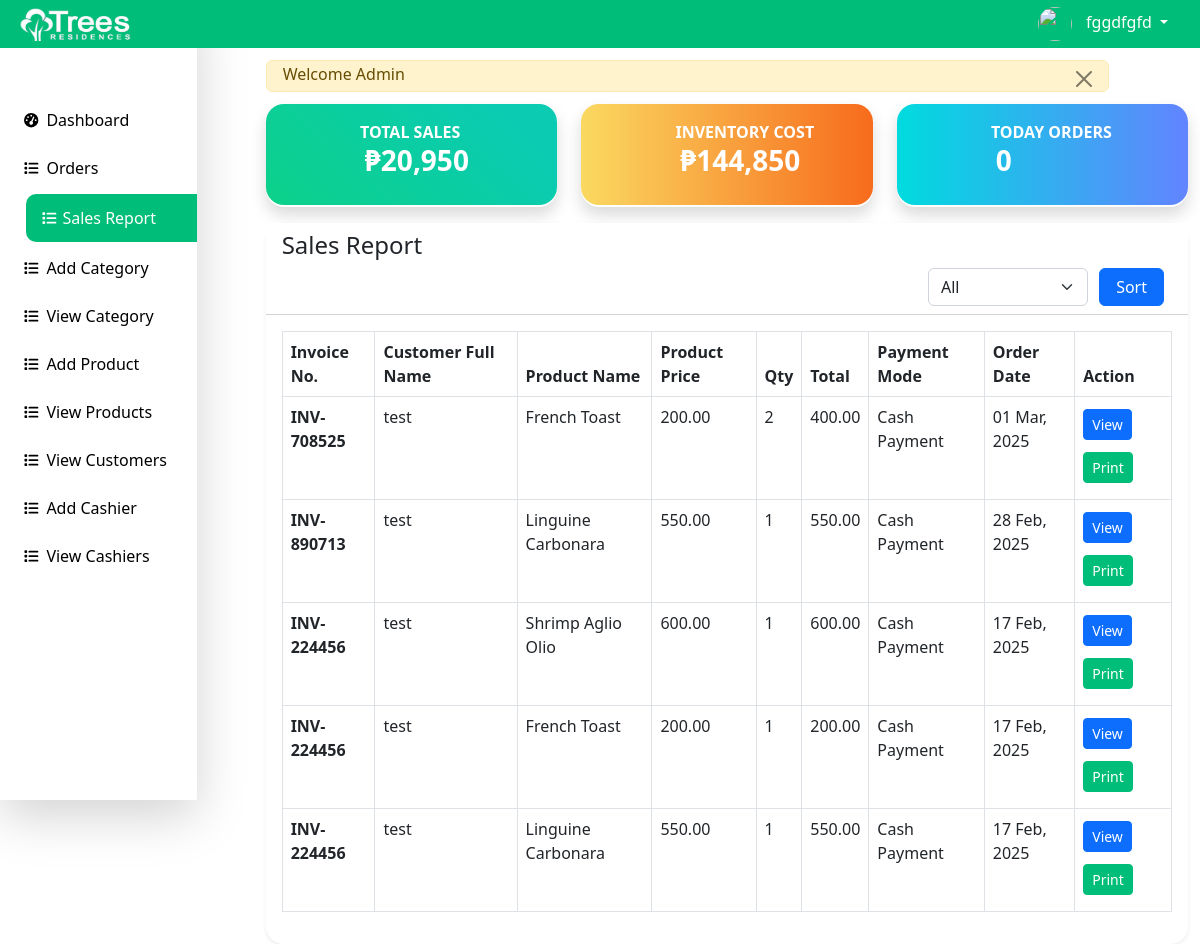
The app's page /Inventory/inventory/reports.php (signed in) with its own data.
### tables this page shows
CREATE TABLE `orders` (
  `id` int(11) NOT NULL,
  `customer_id` int(11) NOT NULL,
  `tracking_no` varchar(100) NOT NULL,
  `invoice_no` varchar(100) NOT NULL,
  `total_amount` varchar(100) NOT NULL,
  `order_date` datetime NOT NULL DEFAULT current_timestamp(),
  `order_status` varchar(100) DEFAULT NULL,
  `payment_mode` varchar(150) NOT NULL,
  `order_placed_by_id` int(11) NOT NULL
);

CREATE TABLE `customer` (
  `cid` int(11) UNSIGNED NOT NULL,
  `fullname` varchar(100) NOT NULL,
  `email` varchar(50) NOT NULL,
  `password` varchar(150) NOT NULL,
  `phone` varchar(25) NOT NULL,
  `isadmin` int(1) UNSIGNED NOT NULL DEFAULT 0
);

CREATE TABLE `products` (
  `id` int(11) NOT NULL,
  `category_id` int(11) NOT NULL,
  `name` varchar(255) NOT NULL,
  `description` mediumtext NOT NULL,
  `price` int(11) NOT NULL,
  `stock_level` int(11) NOT NULL,
  `image` varchar(255) NOT NULL,
  `created_at` date NOT NULL DEFAULT current_timestamp()
);

CREATE TABLE `order_items` (
  `id` int(11) NOT NULL,
  `order_id` int(11) NOT NULL,
  `product_id` int(11) NOT NULL,
  `price` varchar(100) NOT NULL,
  `quantity` varchar(100) NOT NULL
);

### Inventory/inventory/reports.php (the view, shortened to what this page needs)
<?php include('includes/header.php'); ?>
<div class="container-fluid bg-white">
                        <div class="row">
                            <div class="col-md-11 mb-2">
                            </div>
                            <div class="col-md-4 mb-2">
                            <div class="card border-left-primary shadow h-100">
                                <div class="card card-body p-3 analytics2" style="margin-bottom: 2px">
                                    <p class="title">Total Sales</p>
                                    <h5 class="fw-bold mb-0 total">
                                    ₱<?= number_format(getTableColumnSum('orders', 'total_amount')) ?>
                                    </h5>
                                </div>
                            </div>
                            </div>
                            <div class="col-md-4 mb-2">
                            <div class="card border-left-primary shadow h-100">
                                <div class="card card-body p-3 analytics3" style="margin-bottom: 2px">
                                    <p class="title">Inventory Cost</p>
                                    <h5 class="fw-bold mb-0 total">
                                    ₱<?= number_format(getTotalValueByStock('products', 'price', 'stock_level')) ?>
                                    </h5>
                                </div>
                            </div>
                            </div>
                            <div class="col-md-4 mb-2">
                            <div class="card border-left-primary shadow h-100">
                                <div class="card card-body p-3 analytics1" style="margin-bottom: 2px">
                                    <p class="title">Today Orders</p>
                                    <h5 class="fw-bold mb-0 total">
                                        <?php
                                            $todayDate = date('Y-m-d');
                                            $todayOrders = mysqli_query($conn, "SELECT * FROM orders WHERE order_date='$todayDate' ");
                                            if($todayOrders) {
                                                if(mysqli_num_rows($todayOrders) > 0) {
                                                    $totalCountOrders = mysqli_num_rows($todayOrders);
                                                    echo $totalCountOrders;
                                                }else{
                                                    echo 0;
                                                }
                                            }else{
                                                echo 'Something Went Wrong!';
                                            }
                                        ?>
                                    </h5>
                                </div>
                            </div>
                        </div>
                        </div>
                        <div class="card mt-2 shadow-sm">
                            <div class="card-header bg-white">
                                <h4>Sales Report</h4>
                                <form method="GET" class="d-flex justify-content-end">
                                    <select name="timeframe" class="form-select" style="width: 10rem; margin-right: 0.2rem;">
                                        <option value="all" <?= isset($_GET['timeframe']) && $_GET['timeframe'] == 'all' ? 'selected' : '' ?>>All</option>
                                    </select>
                                    <button type="submit" class="btn btn-primary mx-2 px-3" style="margin-right: 0.5rem;">Sort</button>
                                </form>
                            </div>
                            <div class="card-body">
                                <?php
                                $query = "SELECT
                                            o.invoice_no,
                                            o.tracking_no,
                                            c.fullname,
                                            p.name AS product_name,
                                            oi.price AS product_price,
                                            oi.quantity,
                                            (oi.price * oi.quantity) AS total,
                                            o.payment_mode,
                                            o.order_date
                                          FROM orders o
                                          INNER JOIN customer c ON c.cid = o.customer_id
                                          INNER JOIN order_items oi ON oi.order_id = o.id
                                          INNER JOIN products p ON p.id = oi.product_id";
                                $query .= " ORDER BY o.id DESC";
                                $orders = mysqli_query($conn, $query);
                                if ($orders && mysqli_num_rows($orders) > 0) {
                                    ?>
                                    <table class="table table-bordered align-items-center justify-content-center" id="datatablesSimple">
                                        <thead>
                                            <tr>
                                                <th>Invoice No.</th>
                                                <th>Customer Full Name</th>
                                                <th>Product Name</th>
                                                <th>Product Price</th>
                                                <th>Qty</th>
                                                <th>Total</th>
                                                <th>Payment Mode</th>
                                                <th>Order Date</th>
                                                <th>Action</th>
                                            </tr>
                                        </thead>
                                        <tbody>
                                            <?php while ($orderItem = mysqli_fetch_assoc($orders)) { ?>
                                                <tr>
                                                    <td class="fw-bold"><?= $orderItem['invoice_no']; ?></td>
                                                    <td><?= $orderItem['fullname']; ?></td>
                                                    <td><?= $orderItem['product_name']; ?></td>
                                                    <td><?= number_format($orderItem['product_price'], 2); ?></td>
                                                    <td><?= $orderItem['quantity']; ?></td>
                                                    <td><?= number_format($orderItem['total'], 2); ?></td>
                                                    <td><?= $orderItem['payment_mode']; ?></td>
                                                    <td><?= date('d M, Y', strtotime($orderItem['order_date'])); ?></td>
                                                    <td>
                                                        <a href="reports-view.php?track=<?= $orderItem['tracking_no']; ?>" class="btn btn-primary mb-2 mt-1 px-2 btn-sm">View</a>
                                                        <a href="reports-view-print.php?track=<?= $orderItem['tracking_no']; ?>" class="btn btn-success mb-2 mt-1 px-2 btn-sm">Print</a>
                                                    </td>
                                                </tr>
                                            <?php } ?>
                                        </tbody>
                                    </table>
                                    <?php
                                } else {
                                    echo "<h5>No Record Available</h5>";
                                }
                                ?>
                            </div>
                        </div>
                    </div>
<?php include('includes/footer.php'); ?>

### Inventory/inventory/includes/header.php (style rules this page uses)
.container-fluid { background: #fff; }
.card { border-radius: 18px; border: 0px; background: #fff; }
table { background: #fff; }
.btn-success { background: #00BD79; color: white; border: 1px solid #00BD79; }

### Inventory/inventory/reports.php (style rules this page uses)
.title { font-size: 16px; margin: 0 1rem 0 4.9rem; text-transform: uppercase; font-weight: bold; }
.total { font-size: 28px; margin: 0 1rem 0 5.2rem; text-transform: uppercase; font-weight: bold; }
.analytics1 { color: white; height: 6.3rem; background-color: #00DBDE; background-image: linear-gradient(90deg, #00DBDE 0%, #6284ff 100%); }
.analytics2 { color: white; height: 6.3rem; background-color: #ffffff; background-image: linear-gradient(43deg, #ffffff 0%, #0cd18a 1%, #0bcbb3 85%); }
.analytics3 { color: white; height: 6.3rem; background-color: #FAD961; background-image: linear-gradient(90deg, #FAD961 0%, #F76B1C 100%); }

### records on screen
orders: invoice_no "INV-708525", customer.fullname "test", products.name "French Toast", order_items.price "200.00", order_items.quantity "2", total "400.00", payment_mode "Cash Payment", order_date "01 Mar, 2025"
orders: invoice_no "INV-890713", customer.fullname "test", products.name "Linguine Carbonara", order_items.price "550.00", order_items.quantity "1", total "550.00", payment_mode "Cash Payment", order_date "28 Feb, 2025"
orders: invoice_no "INV-224456", customer.fullname "test", products.name "Shrimp Aglio Olio", order_items.price "600.00", order_items.quantity "1", total "600.00", payment_mode "Cash Payment", order_date "17 Feb, 2025", products.name "French Toast", order_items.price "200.00", total "200.00", products.name "Linguine Carbonara", order_items.price "550.00", total "550.00"

### other values on screen
$_SESSION['loggedInUser']['name'] "fggdfgfd"
$_SESSION['status'] "Welcome Admin"
getTableColumnSum('orders', 'total_amount') "20,950"
getTotalValueByStock('products', 'price', 'stock_level') "144,850"
